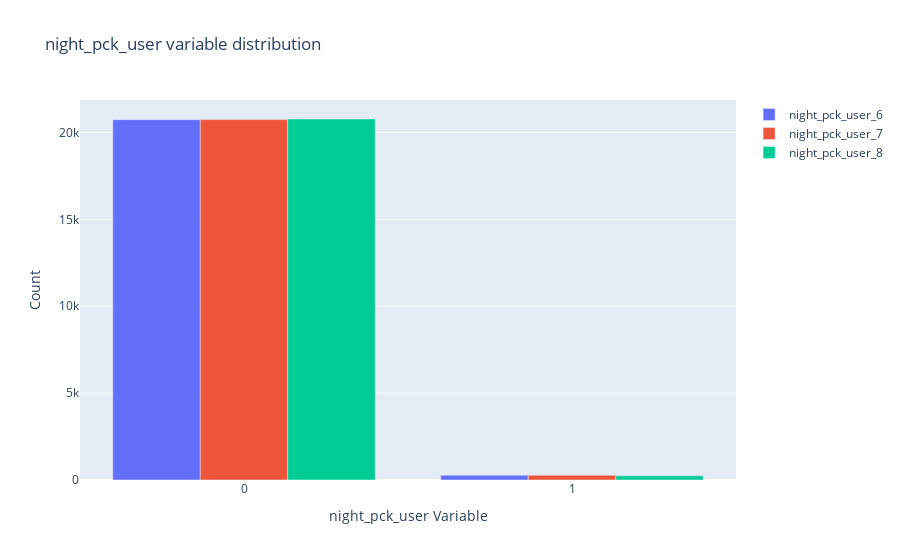

Notebook code for this chart:
### Markdown cell above
- Across months fb users are increasing by 100-300 users from month 6 to 7 and a dip in month 8

### Code cell
groupedBarPlot('night_pck_user')

### Figure 1 — Plotly figure (JSON) as saved in the notebook; plotly's stock layout.template omitted (floating-point values rounded to 4 significant figures)
{"data": [{"name": "night_pck_user_6", "type": "bar", "x": [0, 1], "y": [20736, 277]}, {"name": "night_pck_user_7", "type": "bar", "x": [0, 1], "y": [20739, 274]}, {"name": "night_pck_user_8", "type": "bar", "x": [0, 1], "y": [20773, 240]}], "layout": {"title": {"text": "night_pck_user variable distribution"}, "xaxis": {"title": {"text": "night_pck_user Variable"}}, "yaxis": {"title": {"text": "Count"}}}}
